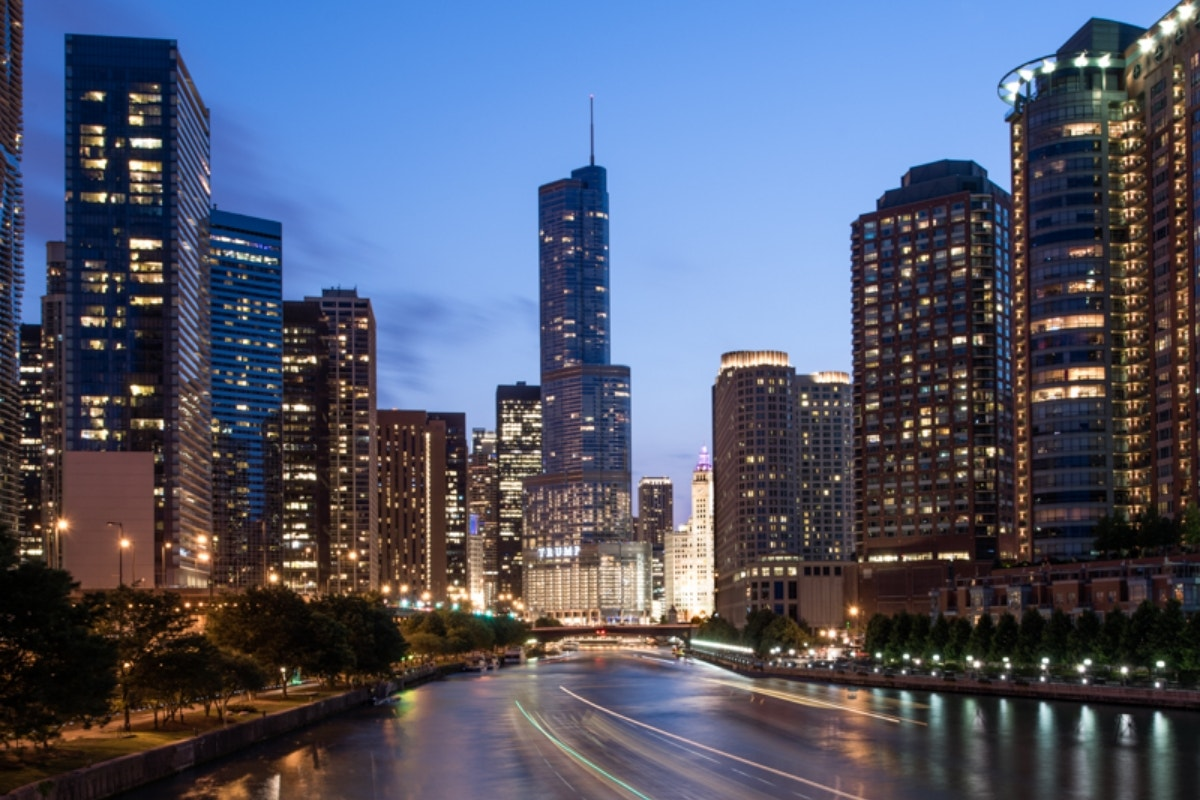
#> input picture Dataset/cityscape.jpg, 1200 x 800 px
$ python -i geometric.py   (imports and definitions only)
#> lines starting #> are read from the running program, lines starting #| are printed output that depends on the picture
import cv2
import numpy as np
from .utils import clip

# [53 lines left out: functions flip, rotate, translate, scale, shear, crop and 1 more, not called in this run]

def elastic_deformation(image, alpha=40, sigma=8):
    random_state = np.random.RandomState(None)
    shape = image.shape[:2]

    dx = cv2.GaussianBlur((random_state.rand(*shape) * 2 - 1), (17, 17), sigma) * alpha
    dy = cv2.GaussianBlur((random_state.rand(*shape) * 2 - 1), (17, 17), sigma) * alpha

    x, y = np.meshgrid(np.arange(shape[1]), np.arange(shape[0]))
    map_x = (x + dx).astype(np.float32)
    map_y = (y + dy).astype(np.float32)
    return cv2.remap(image, map_x, map_y, interpolation=cv2.INTER_LINEAR)

>>> import cv2
>>> picture = cv2.imread('../../../Dataset/cityscape.jpg')
#> picture is the input picture: shape (800, 1200, 3); mean B, G, R 109.8, 88.9, 82.3
>>> result = elastic_deformation(picture)
#> in elastic_deformation, `return cv2.remap(image, map_x, map_y, interpolation=cv2.INTER_LINEAR)`:
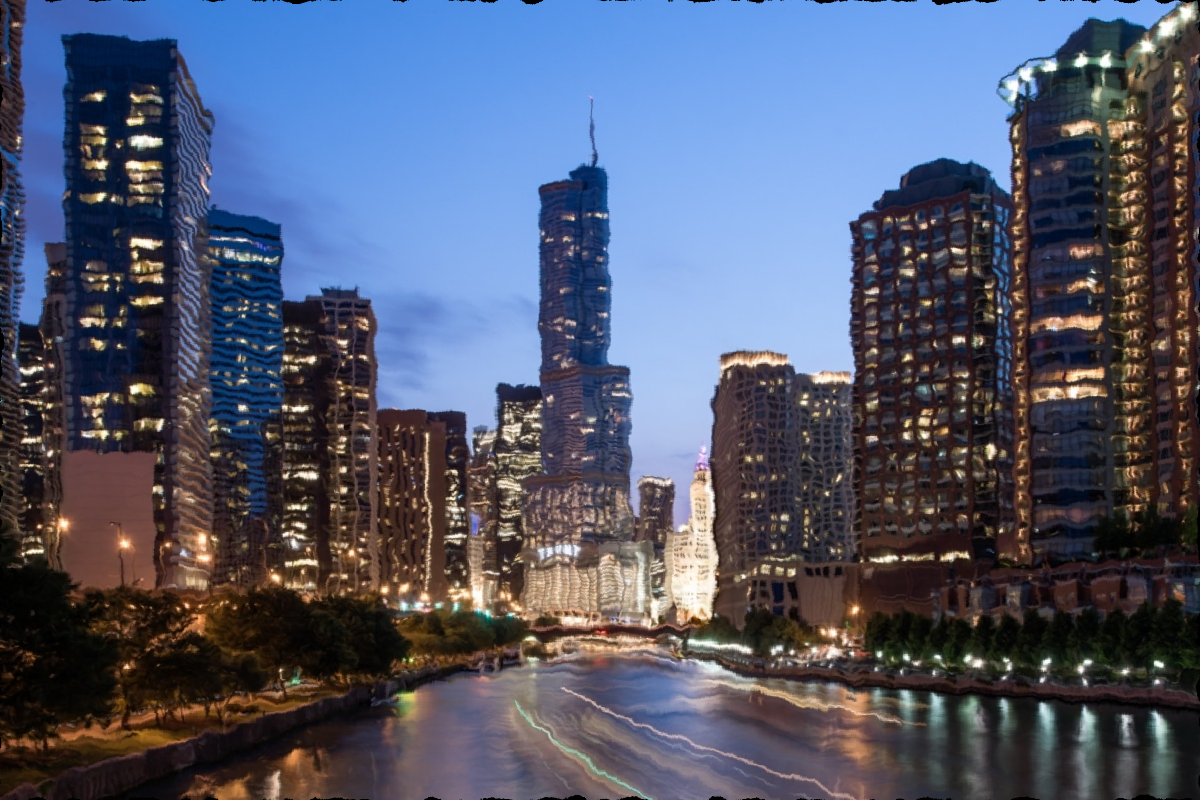
#> returned value: shape (800, 1200, 3); mean of channels 0, 1, 2 109.5, 88.7, 82.1; drawn as B, G, R

$ run again, on Dataset/images.jpeg
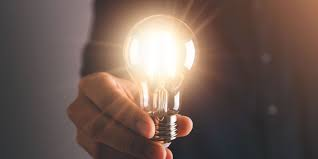
#> input picture Dataset/images.jpeg, 318 x 159 px
#> picture is the input picture: shape (159, 318, 3); mean B, G, R 84, 92, 110.9
#> in elastic_deformation, `return cv2.remap(image, map_x, map_y, interpolation=cv2.INTER_LINEAR)`:
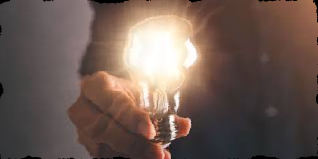
#> returned value: shape (159, 318, 3); mean of channels 0, 1, 2 83.6, 91.3, 109.9; drawn as B, G, R

$ run again, on Dataset/images2.jpeg
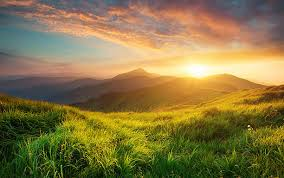
#> input picture Dataset/images2.jpeg, 284 x 178 px
#> picture is the input picture: shape (178, 284, 3); mean B, G, R 68.7, 118.2, 135.2
#> in elastic_deformation, `return cv2.remap(image, map_x, map_y, interpolation=cv2.INTER_LINEAR)`:
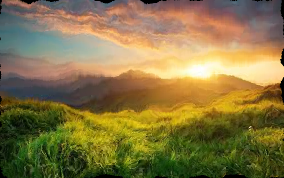
#> returned value: shape (178, 284, 3); mean of channels 0, 1, 2 68, 117.5, 134.4; drawn as B, G, R
